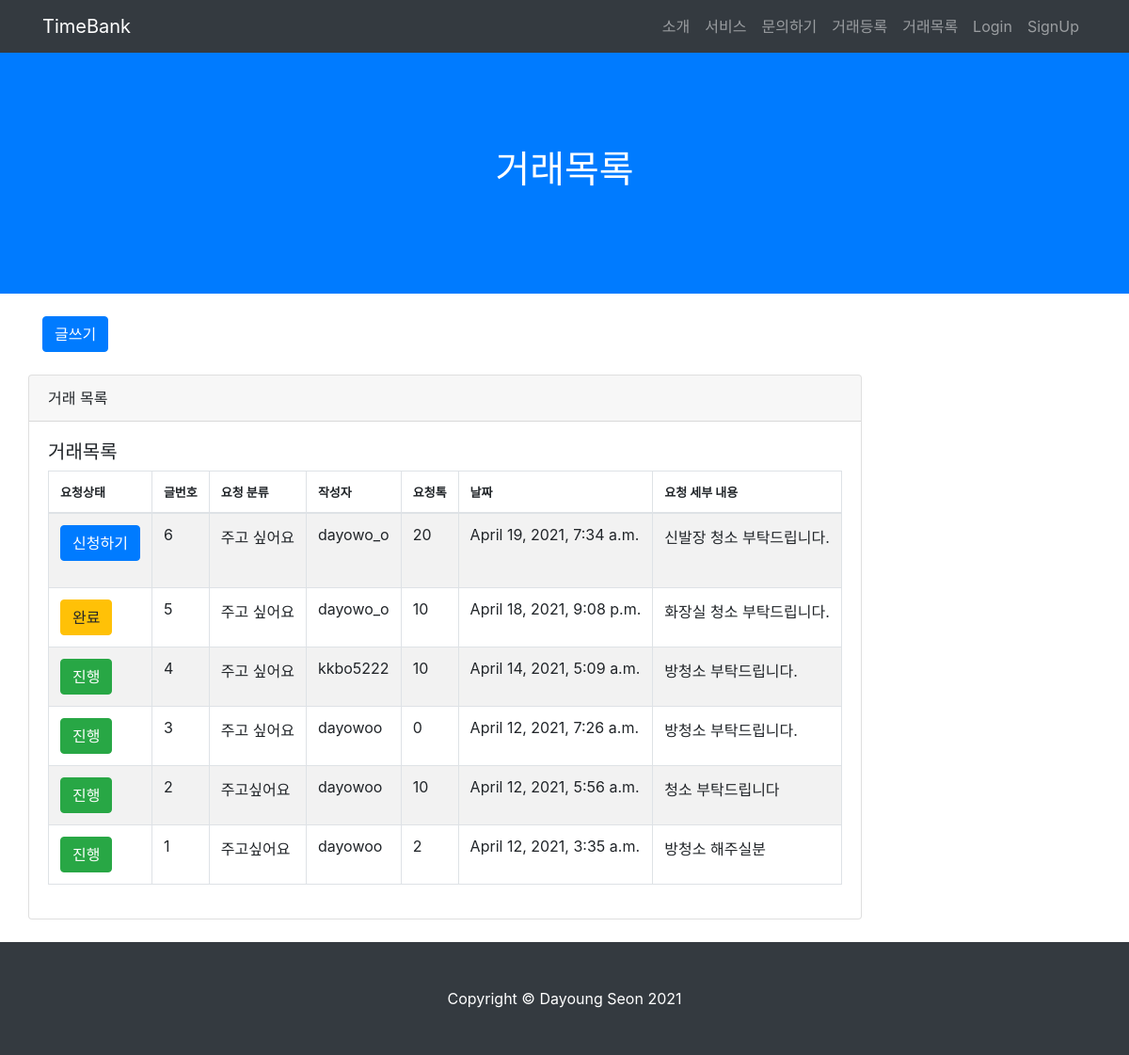
The app's page /post/post_list/ with its own data.
### TimeBank_app/models.py (models this page shows, shortened)
class Post(models.Model):
    date = models.CharField(max_length=140)
    start_time = models.CharField(max_length=140)
    end_time = models.CharField(max_length=140)
    service_choice = (('주고싶어요','주고싶어요'), ('받고싶어요','받고싶어요'))
    service = models.CharField(max_length=50, choices=service_choice)
    location = models.CharField(max_length=140)
    main_work = models.CharField(max_length=140)
    content = models.TextField(verbose_name='내용')
    created_at = models.DateTimeField(auto_now_add=True, verbose_name='등록시간')
    tok = models.PositiveIntegerField(default=0, verbose_name='거래톡')
    author = models.ForeignKey(User, on_delete=models.CASCADE, verbose_name='작성자')
    status_list = (('대기','대기'),('진행','진행'),('완료','완료'),('중단','중단'))
    status = models.CharField(max_length=50, choices=status_list, default='대기')
    respond_list = (('요청대기','요청대기'),('요청승인', '요청승인'),('요청거절','요청거절'))
    respond = models.CharField(max_length=50, choices=respond_list, verbose_name='승인상태', default='요청대기')
    applicants = models.CharField(max_length=140, verbose_name='신청자', null=True)
    class Meta:
        ordering = ['-created_at']

### TimeBank_account/models.py (models this page shows)
class User(AbstractUser):
    username = models.CharField(max_length=64, verbose_name='사용자ID', unique=True)
    email = models.EmailField(max_length=128, verbose_name='E-mail')
    name = models.CharField(max_length=64, verbose_name='이름')
    password = models.CharField(max_length=64, verbose_name='비밀번호')
    contact = models.CharField(max_length=150, verbose_name='연락처')
    birth = models.CharField(max_length=150, verbose_name='생년월일')
    user_age = models.CharField(max_length=50, verbose_name='연령대')
    gender = models.CharField(max_length=10, verbose_name='성별')
    balance = models.IntegerField(verbose_name='잔액', default=0)
    registered_dtn = models.DateField(auto_now_add=True, verbose_name='가입일자')
    image = models.ImageField(upload_to="images/", blank=True)
    object = CustomUserManager()
    def __str__(self):
        return self.username
    class Meta:
        db_table = 'TimeBank_user'

### TimeBank_app/views.py (the view)
# urls.py: path('post_list/', post_list, name="post_list"),
def post_list(request):
    posts = Post.objects.all().order_by('-id')
    return render(request, 'post_list.html', {'posts': posts})

### TimeBank_app/templates/post_list.html (shortened to what this page needs)
{% load static %}
<html lang="en">
<head>
  <link href="{% static 'vendor/bootstrap/css/bootstrap.min.css' %}" rel="stylesheet">
  <link href="{% static 'css/scrolling-nav.css' %}" rel="stylesheet">
</head>
<body id="page-top">
 <nav class="navbar navbar-expand-lg navbar-dark bg-dark fixed-top" id="mainNav">
  <div class="container">
    <a class="navbar-brand js-scroll-trigger" href="{% url 'index' %}">TimeBank</a>
    <div class="collapse navbar-collapse" id="navbarResponsive">
      <ul class="navbar-nav ml-auto">
        <li class="nav-item">
          <a class="nav-link js-scroll-trigger" href="{% url 'index' %}">소개</a>
        </li>
        <li class="nav-item">
          <a class="nav-link js-scroll-trigger" href="{% url 'index' %}">서비스</a>
        </li>
        <li class="nav-item">
          <a class="nav-link js-scroll-trigger" href="{% url 'index' %}">문의하기</a>
        </li>
        <li class="nav-item">
          <a class="nav-link js-scroll-trigger" href="{% url 'new_post' %}">거래등록</a>
        </li>
      <li class="nav-item">
        <a class="nav-link js-scroll-trigger" href="{% url 'post_list' %}">거래목록</a>
      </li>
        {% if user.is_authenticated %}
        <li class="nav-item">
          <a class="nav-link js-scroll-trigger" href="{% url 'profile' user.username %}">{{ user.get_username }}</a>
        </li>
        <li class="nav-item">
          <form action="{% url 'logout' %}" method="POST">
            {% csrf_token %}
            <input type="submit" class="nav-link logout" href="{% url 'logout' %}" value="Logout" style="border: none; background: transparent;">
          </form>
        </li>
        {% else %}
        <li class="nav-item">
          <a class="nav-link js-scroll-trigger" href="{% url 'login' %}">Login</a>
        </li>
        <li class="nav-item">
          <a class="nav-link js-scroll-trigger" href="{% url 'register' %}">SignUp</a>
        </li>
        {% endif %}
      </ul>
    </div>
  </div>
</nav>
  <header class="bg-primary text-white">
    <div class="container text-center">
      <h1>거래목록</h1>
    </div>
  </header>
  <div class="container">
    <div class="row">
      <div class="col-12">
        <br>
        <a href="{% url 'new_post' %}"><button class="btn btn-primary">글쓰기</button></a>
      </div>
  </div>
    <div class="row">
        <div class="card card-outline-secondary my-4">
          <div class="card-header">
            거래 목록
          </div>
          <div class="card-body">
            <h5>거래목록</h5>
            <table id="example" class="table table-striped table-bordered" style="width:100%">
              <thead>
                <tr>
                  <th style="font-size: 13px;">요청상태</th>
                  <th style="font-size: 13px;">글번호</th>
                  <th style="font-size: 13px;">요청 분류</th>
                  <th style="font-size: 13px;">작성자</th>
                  <th style="font-size: 13px;">요청톡</th>
                  <th style="font-size: 13px;">날짜</th>
                  <th style="font-size: 13px;">요청 세부 내용</th>
              </tr>
              </thead>
              <tbody>
                {% for post in posts %}
                <tr>
                  <td>
                    {% if request.user == post.author %}
                    <a href="{% url 'my_post_detail' post.id %}" class="btn btn-info">{{post.status}}</a>
                    {% elif request.user != post.author %}
                        {% if post.status == "대기" %}
                            <form action="{{post.id}}/" method="post">
                                <button name="progress" class="btn btn-primary">신청하기</button>
                            </form>
                        {% elif post.status == "진행" %}
                            <button class="btn btn-success">{{ post.status }}</button>
                        {% elif post.status == "완료" %}
                            <button class="btn btn-warning">{{ post.status }}</button>
                        {% elif post.status == "중단" %}
                            <button class="btn btn-secondary">{{ post.status }}</button>
                        {% endif %}
                    {% endif %}
                  </td>
                    <td>{{ post.id }}</td>
                    <td>{{ post.service }}</td>
                    <td>{{ post.author }}</td>
                    <td>{{ post.tok }}</td>
                    <td>{{ post.created_at }}</td>
                    <td>{{ post.content }}</td>
                </tr>
                {% endfor %}
            </tbody>
          </table>
        </div>
      </div>
      </div>
    </div>
  <footer class="py-5 bg-dark">
    <div class="container">
      <p class="m-0 text-center text-white">Copyright &copy; Dayoung Seon 2021</p>
    </div>
  </footer>
</body>

### TimeBank_account/static/css/scrolling-nav.css (style rules this page uses)
header { padding: 156px 0 100px; }

### records on screen
Post: id "6", service "주고 싶어요", author "dayowo_o", tok "20", created_at "April 19, 2021, 7:34 a.m.", content "신발장 청소 부탁드립니다."
Post: status "완료", id "5", service "주고 싶어요", author "dayowo_o", tok "10", created_at "April 18, 2021, 9:08 p.m.", content "화장실 청소 부탁드립니다."
Post: status "진행", id "4", service "주고 싶어요", author "kkbo5222", tok "10", created_at "April 14, 2021, 5:09 a.m.", content "방청소 부탁드립니다."
Post: status "진행", id "3", service "주고 싶어요", author "dayowoo", tok "0", created_at "April 12, 2021, 7:26 a.m.", content "방청소 부탁드립니다."
Post: status "진행", id "2", service "주고싶어요", author "dayowoo", tok "10", created_at "April 12, 2021, 5:56 a.m.", content "청소 부탁드립니다"
Post: status "진행", id "1", service "주고싶어요", author "dayowoo", tok "2", created_at "April 12, 2021, 3:35 a.m.", content "방청소 해주실분"
